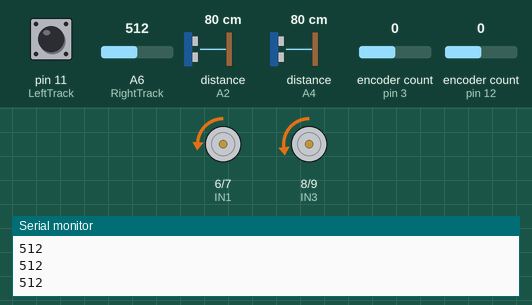
Bench run of a sketch on a simulated Arduino Nano, built with avr-gcc and run on an emulated ATmega328P. Parts: motor-driver pin pairs drawn as motors (green arrow = first pin HIGH = forward, orange = second pin HIGH = backward, longer = more drive, scaled by the enable pin), the last lines printed to the serial monitor. Inputs (shaded band) come from the test bench; at power-on: distance to the obstacle (sensors on A2, A4) 80 cm, encoder count (sensors on pin 3, pin 12) 0, pin 11 (LeftTrack) LOW, A6 (RightTrack) = 512. The echo pulse lasts 58.3 µs per cm.

Above: at 1.2 s.
1.3 s: distance to the obstacle (sensor on A2) set to 8 cm
2.8 s: distance to the obstacle (sensor on A2) set to 5 cm
At 3.7 s:
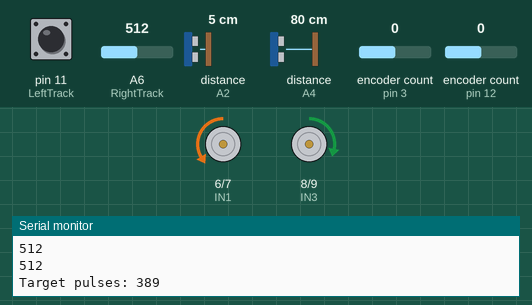
4.8 s: encoder count (sensor on pin 3) set to 1
At 6.0 s:
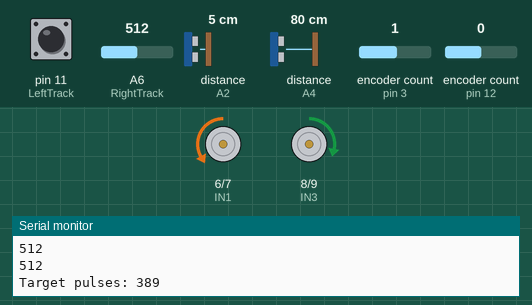
6.3 s: encoder count (sensor on pin 12) set to -1
At 7.3 s:
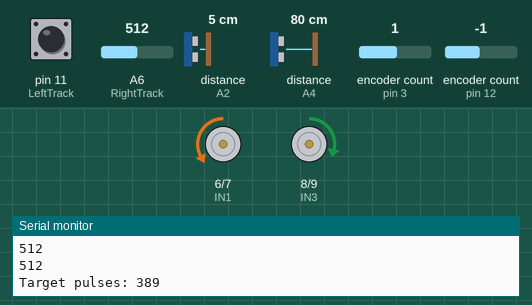
Timing chart, 0 to 8.8 s (numbered marks = the images above; inputs shaded):
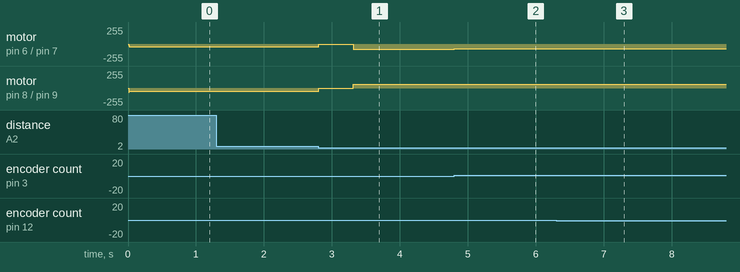

Measured:
- the behaviour switches between 7 and 6 cm on distance to the obstacle (sensor on A2) (found by bisection; images 0 and 1)
- after the input at 2.8 s, motor on pin 6 (IN1) / pin 7 (IN2): backward 39/255 → stopped at once, → backward 75/255 0.50 s later; motor on pin 8 (IN3) / pin 9 (IN4): backward 50/255 → stopped at once, → forward 55/255 0.50 s later
- after the input at 4.8 s, motor on pin 6 (IN1) / pin 7 (IN2): backward 75/255 → backward 74/255 at once
- after the input at 6.3 s, motor on pin 6 (IN1) / pin 7 (IN2): backward 74/255 → backward 73/255 at once; motor on pin 8 (IN3) / pin 9 (IN4): forward 55/255 → forward 56/255 at once

The sketch:

microMouse.ino
```cpp
#include <NewPing.h>
#include <Encoder.h>

#define TRIG_LEFT A5
#define ECHO_LEFT A4

#define TRIG_FRONT A3
#define ECHO_FRONT A2

#define TRIG_RIGHT A0
#define ECHO_RIGHT A1

#define MAX_DISTANCE 50

NewPing sonarLeft(TRIG_LEFT, ECHO_LEFT, MAX_DISTANCE);
NewPing sonarFront(TRIG_FRONT, ECHO_FRONT, MAX_DISTANCE);
NewPing sonarRight(TRIG_RIGHT, ECHO_RIGHT, MAX_DISTANCE);

#define ENC1_A 12
#define ENC1_B 2
#define ENC2_A 3
#define ENC2_B 4

Encoder encoder1(ENC1_A, ENC1_B);
Encoder encoder2(ENC2_A, ENC2_B);

#define ENA 5
#define IN1 6
#define IN2 7

#define ENB 10
#define IN3 8
#define IN4 9
#define LeftTrack 11
#define RightTrack A6


const long PULSES_PER_TURN = 778;
const float WHEEL_DIAMETER = 4.02;
const float WHEEL_DISTANCE = 8.04;

const float targetDistance = 4.2;

const float kp = 0.24;
const float kd = 0.2;
const float ki = 0;

float integral = 0;
float lastError = 0;

int baseSpeedA = 50;
int baseSpeedB = 40;
const int baseDelay = 5;

void setup() {
  Serial.begin(9600);

  pinMode(ENA, OUTPUT);
  pinMode(IN1, OUTPUT);
  pinMode(IN2, OUTPUT);
  pinMode(ENB, OUTPUT);
  pinMode(IN3, OUTPUT);
  pinMode(IN4, OUTPUT);


  pinMode(LeftTrack, INPUT);
  pinMode(RightTrack, INPUT);

  Forward();
}

void loop() {
  long count1 = encoder1.read();
  long count2 = encoder2.read();

  float frontDistance = sonarFront.ping_cm();

  if (frontDistance == 0) frontDistance = MAX_DISTANCE;

  int LeftSensorState = digitalRead(LeftTrack);
  int RightSensorState = analogRead(RightTrack);

  if (LeftSensorState) {
    turnLeft(90.0);

  } else if (frontDistance >= 7) {
    leftPID();
  } else if (RightSensorState > 500) {
    turnRight(90.0);
  } else {
    turnLeft(180.0);
  }

  Serial.println(RightSensorState);

  delay(baseDelay);
}

void movelitte() {
  Wait(0.5);
  digitalWrite(IN1, LOW);
  digitalWrite(IN2, HIGH);
  digitalWrite(IN3, LOW);
  digitalWrite(IN4, HIGH);
  analogWrite(ENA, baseSpeedA);
  analogWrite(ENB, baseSpeedB);
  delay(750);
}

void leftPID() {
  float leftDistance = sonarLeft.ping_cm();

  if (leftDistance == 0) leftDistance = MAX_DISTANCE;

  // float error = targetDistance - leftDistance;
  float error = targetDistance - leftDistance;
  integral = 0.7 * integral + ki * error;
  float derivative = error - lastError;
  float control = kp * error + kd * derivative + integral;

  int speedA = baseSpeedA + control;
  int speedB = baseSpeedB - control;

  speedA = constrain(speedA, 0, 255);
  speedB = constrain(speedB, 0, 255);

  analogWrite(ENA, speedA);
  analogWrite(ENB, speedB);

  lastError = error;
}

void moveDistance(float distanceCm) {

  const float pi = 3.14159265;
  float wheelCircumference = pi * WHEEL_DIAMETER;
  long targetPulses = (long)((PULSES_PER_TURN * distanceCm) / wheelCircumference + 0.5);

  encoder1.write(0);
  encoder2.write(0);

  digitalWrite(IN1, LOW);
  digitalWrite(IN2, HIGH);
  digitalWrite(IN3, LOW);
  digitalWrite(IN4, HIGH);

  while (true) {
    long pulses1 = abs(encoder1.read()) / 1.45;
    long pulses2 = abs(encoder2.read());

    if (pulses1 >= targetPulses && pulses2 >= targetPulses) break;

    long error = pulses1 - pulses2;

    integral = 0.7 * integral + ki * error;
    float derivative = error - lastError;
    float control = kp * error + kd * derivative + integral;
    int adjA = baseSpeedA + control;
    int adjB = baseSpeedB - control;

    adjA = constrain(adjA, 0, 255);
    adjB = constrain(adjB, 0, 255);

    analogWrite(ENA, adjA);
    analogWrite(ENB, adjB);
  }
  Wait(0.5);

}


void rightPID() {

  float rightDistance = sonarRight.ping_cm();

  if (rightDistance == 0) rightDistance = MAX_DISTANCE;

  // float error = targetDistance - leftDistance;
  float error = targetDistance - rightDistance;
  integral = 0.7 * integral + ki * error;
  float derivative = error - lastError;
  float control = kp * error + kd * derivative + integral;


  int speedA = baseSpeedA + control;
  int speedB = baseSpeedB - control;

  speedA = constrain(speedA, 0, 255);
  speedB = constrain(speedB, 0, 255);

  analogWrite(ENA, speedA);
  analogWrite(ENB, speedB);

  lastError = error;
}

void Forward() {
  digitalWrite(IN1, LOW);
  digitalWrite(IN2, HIGH);
  digitalWrite(IN3, LOW);
  digitalWrite(IN4, HIGH);
}

void Wait(float seconds) {
  digitalWrite(IN1, LOW);
  digitalWrite(IN2, LOW);
  digitalWrite(IN3, LOW);
  digitalWrite(IN4, LOW);
  delay(seconds * 1000);
}
void turnRight(float degree) {
  Wait(0.5);
  const float pi = 3.14159265;
  float wheelCircumference = pi * WHEEL_DIAMETER;
  float turnDistance = 2.0 * pi * (WHEEL_DISTANCE / 2.0) * (degree / 360.0);
  long targetPulses = (long)((PULSES_PER_TURN * turnDistance) / wheelCircumference + 0.5);

  encoder1.write(0);
  encoder2.write(0);

  Serial.print("Target pulses: ");
  Serial.println(targetPulses);

  while (abs(encoder1.read()) / 1.6 < targetPulses && abs(encoder2.read()) < targetPulses) {
    digitalWrite(IN1, LOW);
    digitalWrite(IN2, HIGH);
    digitalWrite(IN3, HIGH);
    digitalWrite(IN4, LOW);


    long error2 = encoder1.read() - encoder2.read();
    int speedA = 75 + kp * error2;
    int speedB = 55 - kp * error2;

    speedA = constrain(speedA, 0, 255);
    speedB = constrain(speedB, 0, 255);

    analogWrite(ENA, speedA);
    analogWrite(ENB, speedB);
  }

  Wait(0.5);
 moveDistance(18);
  Serial.println("Turn complete!");
}


void turnLeft(float degree) {
  Wait(0.5);
  const float pi = 3.14159265;
  float wheelCircumference = pi * WHEEL_DIAMETER;
  float turnDistance = 2.0 * pi * (WHEEL_DISTANCE / 2.0) * (degree / 360.0);
  long targetPulses = (long)((PULSES_PER_TURN * turnDistance) / wheelCircumference + 0.5);


  encoder1.write(0);
  encoder2.write(0);


  Serial.print("Target pulses: ");
  Serial.println(targetPulses);

  while (abs(encoder1.read()) / 1.45 < targetPulses && abs(encoder2.read()) < targetPulses) {
    digitalWrite(IN1, HIGH);
    digitalWrite(IN2, LOW);
    digitalWrite(IN3, LOW);
    digitalWrite(IN4, HIGH);

    long error2 = encoder1.read() - encoder2.read();
    int speedA = 75 + kp * error2;
    int speedB = 55 - kp * error2;

    speedA = constrain(speedA, 0, 255);
    speedB = constrain(speedB, 0, 255);

    analogWrite(ENA, speedA);
    analogWrite(ENB, speedB);
  }

  Wait(0.5);
  moveDistance(18);
  Serial.println("Turn complete!");
}

//////
void Stop() {
  digitalWrite(IN1, LOW);
  digitalWrite(IN2, LOW);
  digitalWrite(IN3, LOW);
  digitalWrite(IN4, LOW);
}
```
